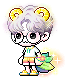

Python code for this plot:
from src.AvatarServer.server.config import Config
from src.AvatarServer.AvatarProcessor.avatar_processor import AvatarProcessor
import logging
import os
import asyncio
from aiohttp import web
from PIL import Image, ImageChops


def main():
    config = Config(
        wcr_server_host="localhost",
        wcr_server_port=7209,
        wcr_server_protocol="https",
        base_wz_code_path="./data/base_wz.json",
        wcr_caller_backoff=1,
        wcr_caller_retry_num=-1,
        wcr_caller_timeout=2.5,
    )
    avatar_processor = AvatarProcessor(
        logger=logging.getLogger(__file__),
        config=config,
    )
    packed_character_info = avatar_processor.infer("LBDGMFNKHKPCFEIKMLCAECJDBELMLLADNFHDAJPIHJAJBKFCLMKKLDLDFNPBOGEAODPEMPCBIPCCGBIOFPCCKGIKKDLILAOACAHHIKACLAKLKKNPFILHBLIPKKMHGAFEADKBHCIPDBJHOKFGCGFHFAKMOHCDBPJKPHNGBGCLMOLDJHHFFEBKEJFNKBJMEJNFPLDEOLKCALAGNADDIDPACEPGMLMCBHHAGKOFFPKKNHKJOJPELKPFKODNDFPBHCBF")  # noqa: E501
    avatar = packed_character_info.get_avatar()

    avatar.shield = "0"

    loop = asyncio.get_event_loop()
    try:
        image = loop.run_until_complete(
            avatar_processor.process_image(avatar)
        )
        image.save(os.path.join("e2e", "test.png"))
        assert ImageChops.difference(image, Image.open(os.path.join("e2e", "test.png"))).getbbox() is None
    except web.HTTPBadRequest as e:
        print(e.text)


if __name__ == "__main__":
    main()
